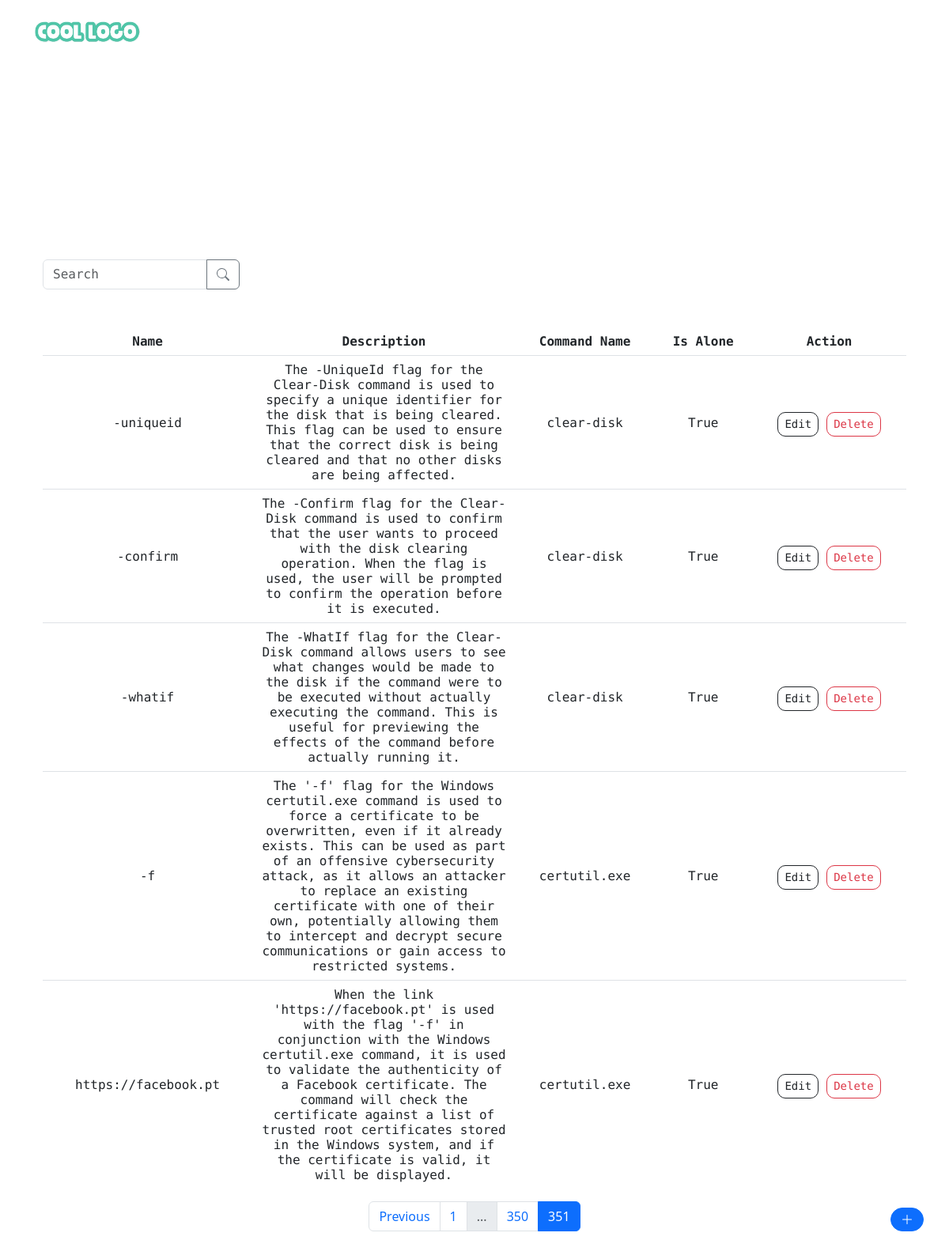
Page /dashboard/parameters?page=351 (signed in) on the committed database.
### Website/models.py (models this page shows)
class Parameter(db.Model):
    id = db.Column(db.Integer, primary_key=True)
    name = db.Column(db.Integer, nullable=False)
    description = db.Column(db.String(5000), nullable=False)
    is_alone = db.Column(db.Boolean, nullable=False, default=True)
    command_id = db.Column(db.Integer, db.ForeignKey('command.id'))

class Command(db.Model):
    id = db.Column(db.Integer, primary_key=True)
    name = db.Column(db.Integer, nullable=False, unique=True)
    description = db.Column(db.String(5000))
    alias = db.Column(db.String)
    parameters = db.relationship('Parameter', backref='command', lazy=True) #vamos ter uma lista dos parametros associados a este comando

### Website/auth.py (the view, shortened to what this page needs)
@auth.route('/dashboard/parameters', methods=['GET', 'POST'])
@login_required
def parameters():
    deleteform = DeleteParameterForm()
    search_query = None
    search_query = request.args.get('search_query')
    if search_query:
        parameters = Parameter.query.filter(Parameter.name.like(f'%{search_query}%')).order_by(Parameter.id.asc())
    else:
        parameters = Parameter.query.order_by(Parameter.id.asc())
    page = request.args.get('page', 1, type=int) # get the page number from the URL query string
    per_page = 10 # set the number of items per page
    paginated_params = parameters.paginate(page=page, per_page=per_page, error_out=False)
    return render_template("parameters.html", parameters=paginated_params, deleteform=deleteform, search_query=search_query)

### Website/auth.py
class DeleteParameterForm(FlaskForm):
    parameter_id = HiddenField('Parameter ID', validators=[DataRequired()])
    submit_delete = SubmitField('Delete')

### Website/templates/parameters.html (shortened to what this page needs)
{% extends "base_template.html" %}
{% block content %}
<div class="position-fixed bottom-0 end-0 m-3 d-flex align-items-center">
    <a href="{{ url_for('auth.create_parameter') }}" class="btn btn-primary rounded-pill me-3"
        style="font-size: 0.9rem;">
        <svg xmlns="http://www.w3.org/2000/svg" width="16" height="16" fill="currentColor" class="bi bi-plus-lg"
            viewBox="0 0 16 16">
            <path fill-rule="evenodd"
                d="M8 2a.5.5 0 0 1 .5.5v5h5a.5.5 0 0 1 0 1h-5v5a.5.5 0 0 1-1 0v-5h-5a.5.5 0 0 1 0-1h5v-5A.5.5 0 0 1 8 2Z" />
        </svg>
    </a>
</div>
<div class="container-fluid">
    <h1 class="text-center">PARAMETERS TABLE</h1>
    <div class="row mt-3">
        <form class="col row justify-content-start" method="GET" action="{{ url_for('auth.parameters') }}">
            <div class="col-md-4 col-lg-3 mb-3">
                <div class="input-group">
                    <input class="form-control" type="search" placeholder="Search" aria-label="Search"
                        name="search_query">
                    <button class="btn btn-outline-secondary" type="submit" id="button-addon1"></button>
                </div>
            </div>
        </form>
    </div>
    <div class="row mt-3">
        <div class="col">
            <div class="table-responsive-lg text-center">
                <table class="table">
                    <thead>
                        <tr>
                            <th class="align-middle text-center" style="max-width: 250px;">Name</th>
                            <th class="align-middle text-center" style="max-width: 250px;">Description</th>
                            <th class="align-middle text-center" style="max-width: 250px;">Command Name</th>
                            <th class="align-middle text-center" style="max-width: 250px;">Is Alone</th>
                            <th class="align-middle text-center" style="max-width: 250px;">Action</th>
                        </tr>
                    </thead>
                    <tbody>
                        {% for parameter in parameters %}
                        <tr>
                            <td class="align-middle text-center text-truncate" style="max-width: 280px;">{{
                                parameter.name }}</td>
                            <td class="align-middle text-center" style="max-width: 250px;">{{ parameter.description }}
                            </td>
                            <td class="align-middle text-center" style="max-width: 200px;">{{ parameter.command.name }}
                            </td>
                            <td class="align-middle text-center" style="max-width: 200px;">{{ parameter.is_alone }}</td>
                            <td class="align-middle text-center">
                                <div class="d-flex align-items-center justify-content-center">
                                    <form class="d-inline-block" method="POST"
                                        action="{{ url_for('auth.edit_parameter') }}">
                                        <button type="submit" class="btn btn-sm btn-outline-dark"
                                            style="border-radius: 10px;">Edit</button>
                                    </form>
                                    <form class="d-inline" method="POST" style="margin-left: 10px;">
                                        {{ deleteform.submit_delete(class="btn btn-sm btn-outline-danger mr-2",
                                        style="border-radius: 10px;") }}
                                    </form>
                                </div>
                            </td>
                        </tr>
                        {% endfor %}
                    </tbody>
                </table>
            </div>
        </div>
    </div>
    <nav aria-label="Page navigation example">
        <ul class="pagination justify-content-center">
            {% if parameters.has_prev %}
            <li class="page-item">
                <a class="page-link"
                    href="{{ url_for('auth.parameters', page=parameters.prev_num, search_query=search_query) }}">Previous</a>
            </li>
            {% endif %}
            {% for page in parameters.iter_pages(left_edge=1, left_current=1, right_current=2, right_edge=1) %}
            {% if page %}
            {% if parameters.page == page %}
            <li class="page-item active"><a class="page-link" href="#">{{ page }}</a></li>
            {% else %}
            <li class="page-item"><a class="page-link"
                    href="{{ url_for('auth.parameters', page=page, search_query=search_query) }}">{{ page }}</a></li>
            {% endif %}
            {% else %}
            <li class="page-item disabled"><a class="page-link" href="#">...</a></li>
            {% endif %}
            {% endfor %}
        </ul>
    </nav>
</div>
{% endblock %}

### Website/static/style.css (style rules this page uses)
form { font-family: 'Fira Code', monospace; padding-top: 20; color: #101521; }

### Website/templates/parameters.html (style rules this page uses)
.table { color: rgb(0, 0, 0); background-color: #ffffffc2; border-radius: 5px; font-family: 'Fira Code', monospace; }
.table td { word-wrap: break-word; }
h1 { color: white; border-radius: 8px; font-family: 'Fira Code', monospace; margin-top: 100px; margin-bottom: 80px; }
.table tbody tr:last-child td { border-bottom: none; }

### rows in the picture
Parameter: name "-uniqueid", description "The -UniqueId flag for the Clear-Disk command is used to specify a unique identifier for the disk that is being cleared. This flag can be used to ensure that the correct disk is being cleared and that no other disks are being affected.", command.name "clear-disk", is_alone "True"
Parameter: name "-confirm", description "The -Confirm flag for the Clear-Disk command is used to confirm that the user wants to proceed with the disk clearing operation. When the flag is used, the user will be prompted to confirm the operation before it is executed.", command.name "clear-disk", is_alone "True"
Parameter: name "-whatif", description "The -WhatIf flag for the Clear-Disk command allows users to see what changes would be made to the disk if the command were to be executed without actually executing the command. This is useful for previewing the effects of the command before actually running it.", command.name "clear-disk", is_alone "True"
Parameter: name "-f", description "The '-f' flag for the Windows certutil.exe command is used to force a certificate to be overwritten, even if it already exists. This can be used as part of an offensive cybersecurity attack, as it allows an attacker to replace an existing certificate with one of their own, potentially allowing them to intercept and decrypt secure communications or gain access to restricted systems.", command.name "certutil.exe", is_alone "True"
Parameter: name "https://facebook.pt", description "When the link 'https://facebook.pt' is used with the flag '-f' in conjunction with the Windows certutil.exe command, it is used to validate the authenticity of a Facebook certificate. The command will check the certificate against a list of trusted root certificates stored in the Windows system, and if the certificate is valid, it will be displayed.", command.name "certutil.exe", is_alone "True"

### other values in the picture
{{ page }} "1" "350"
{{ page }} "351"
